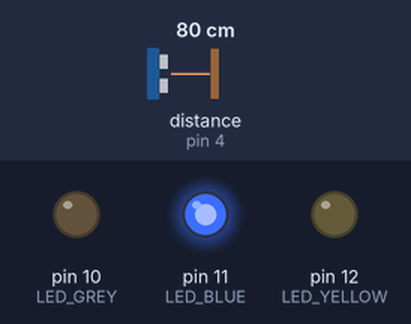
This sketch was run on a simulated Arduino Uno, built with avr-gcc and run on an emulated ATmega328P. Shown: output pins drawn as LEDs (lit = HIGH). Wiring (inferred from the names in the program): ultrasonic range finder: trigger pin 3; echo pin 4. Inputs (shaded band) come from the test bench; at power-on: distance to the obstacle (sensor on pin 4) 80 cm. The echo pulse lasts 58.3 µs per cm; pins used as bus, display or sensor lines are not drawn.

Above: at 1.2 s.
1.3 s: distance to the obstacle (sensor on pin 4) set to 66 cm
2.8 s: distance to the obstacle (sensor on pin 4) set to 58 cm
At 3.6 s:
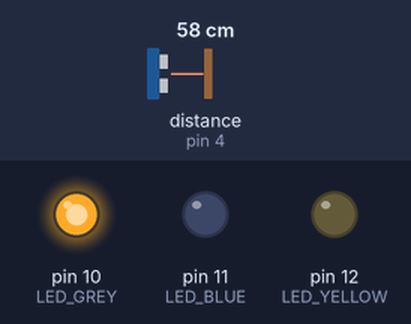
4.3 s: distance to the obstacle (sensor on pin 4) set to 120 cm
At 4.9 s:
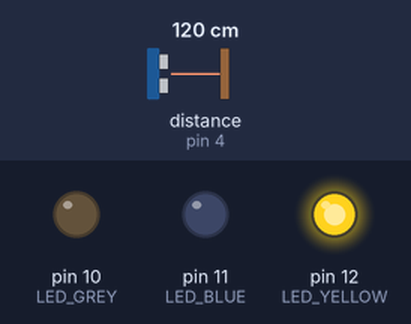
5.8 s: distance to the obstacle (sensor on pin 4) set to 115 cm
At 6.1 s:
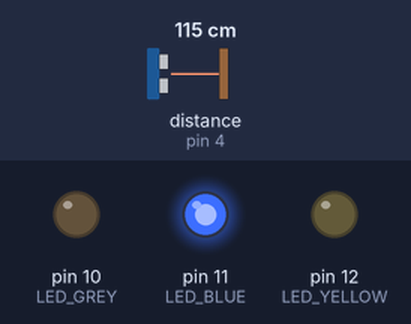
7.3 s: distance to the obstacle (sensor on pin 4) set to 2 cm
At 8.1 s:
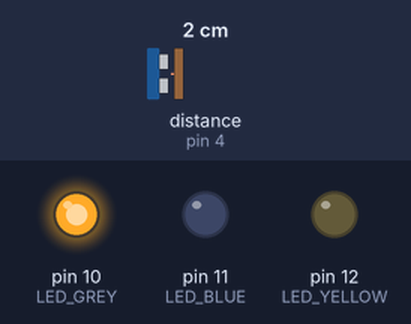
Timing chart, 0 to 9.8 s (numbered marks = the images above; inputs shaded):
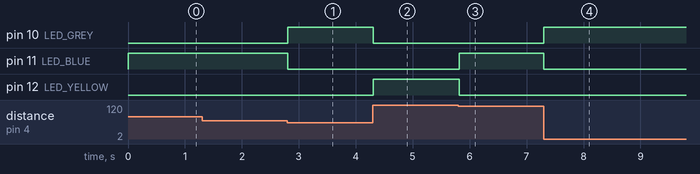

Measured:
- the behaviour switches between 61 and 60 cm on distance to the obstacle (sensor on pin 4) (found by bisection; images 0 and 1)
- the behaviour switches between 119 and 118 cm on distance to the obstacle (sensor on pin 4) (found by bisection; images 2 and 3)
- after the input at 1.3 s, every drawn part: stays the same
- after the input at 2.8 s, pin 10 (LED_GREY): LOW → HIGH at once; pin 11 (LED_BLUE): HIGH → LOW at once
- after the input at 4.3 s, pin 10 (LED_GREY): HIGH → LOW at once; pin 12 (LED_YELLOW): LOW → HIGH at once
- after the input at 5.8 s, pin 11 (LED_BLUE): LOW → HIGH at once; pin 12 (LED_YELLOW): HIGH → LOW at once
- after the input at 7.3 s, pin 10 (LED_GREY): LOW → HIGH at once; pin 11 (LED_BLUE): HIGH → LOW at once

The sketch:

ultrasonic_sensor_WL.ino
```cpp
#define TRIGGER_PIN 3
#define ECHO_PIN 4

#define LED_YELLOW 12
#define LED_BLUE 11
#define LED_GREY 10

void setup() {

  // Saida
  pinMode(TRIGGER_PIN, OUTPUT);

  //Entrada
  pinMode(ECHO_PIN, INPUT);

  pinMode(LED_YELLOW, OUTPUT);
  pinMode(LED_BLUE, OUTPUT);
  pinMode(LED_GREY, OUTPUT);
}

void lightHigh(bool yellow, bool blue, bool grey) {
 	digitalWrite(LED_YELLOW, yellow) ;
  digitalWrite(LED_BLUE, blue);
  digitalWrite(LED_GREY, grey);
}

void loop() {

  digitalWrite(TRIGGER_PIN, LOW);
  delayMicroseconds(2);
  digitalWrite(TRIGGER_PIN, HIGH);
  delayMicroseconds(10);
  digitalWrite(TRIGGER_PIN, LOW);

  // Lê o tempo de resposta
  long duracao = pulseIn(ECHO_PIN, HIGH);

  // Calcula a distância (em cm)
  float distancia = duracao * 0.034 / 2;

  if (distancia > 117)
    lightHigh(HIGH, LOW, LOW);
  else if (distancia > 60)
    lightHigh(LOW, HIGH, LOW);
  else
    lightHigh(LOW, LOW, HIGH);
}
```
